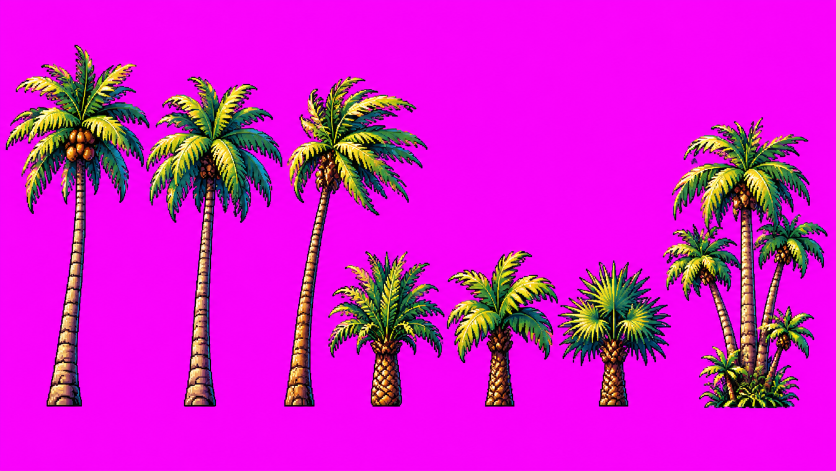
#> input picture assets/concept/roadside/palm-coast_palms_A_v1.png, 1672 x 941 px, found by its file name (shown at 1/2 size)
$ python make_placeholder_sprites.py ../assets/concept/roadside/palm-coast_palms_A_v1.png ../assets/concept/backgrounds/palm-coast_composite_A_v1.png
#> lines starting #> are read from the running program, lines starting #| are printed output that depends on the picture; after the words box and inside, x2 and y2 are one past the last pixel; in counts of white or black regions, pixels touching at a corner belong together
#> in make_palms, sheet is the input picture: PIL image 1672x941 RGB; mean R, G, B 212.5, 25.4, 204.8
#!/usr/bin/env python3
"""Build placeholder game sprites for the road prototype.

- Slices the round 1 palm concept sheet into individual keyed sprites.
- Turns the Palm Coast background concept into a seamless parallax strip.
- Draws a few simple pixel-art props (billboard, lifeguard tower, umbrella, lamp, hotel, bush).

These are stand-ins until production art exists.

Usage:
    python3 tools/make_placeholder_sprites.py <concept_dir> <project_dir>
"""
import os
import sys

from PIL import Image, ImageDraw

PALM_NAMES = ["palm_tall_a", "palm_tall_b", "palm_lean", "palm_short_a", "palm_short_b", "palm_fan", "palm_cluster"]
PALM_TARGET_HEIGHT = 190  # tallest palm, in texture pixels


def is_key(r, g, b):
    """Magenta key plus the pink fringe the generator leaves around edges."""
    return (r > 150 and b > 150 and g < 120) or (r - g > 90 and b - g > 90)


def key_out(img):
    img = img.convert("RGBA")
    px = img.load()
    w, h = img.size
#> w = 1672; h = 941
    for y in range(h):
        for x in range(w):
            r, g, b, _ = px[x, y]
            if is_key(r, g, b):
                px[x, y] = (0, 0, 0, 0)
    return img


def components(img, step=2, min_area=400):
    """Connected opaque regions (on a downsampled mask), as full-res bounding boxes, left to right."""
#> called with step = 2, min_area = 400
    alpha = img.getchannel("A")
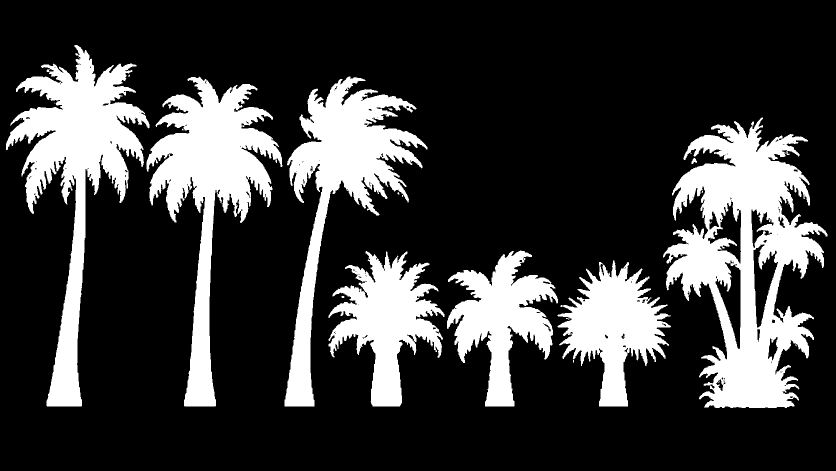
#> alpha: PIL image 1672x941 L (shown at 1/2 size); 23% white; 23 white regions (13 under 20 px), largest, box (x1, y1, x2, y2) and area: (1326, 235, 1655, 816) 90628, (12, 90, 299, 813) 62495, (293, 153, 565, 813) 58668
    w, h = img.size[0] // step, img.size[1] // step
#> w = 836; h = 470
    small = alpha.resize((w, h), Image.NEAREST).load()
    seen = [[False] * w for _ in range(h)]
    label = [[-1] * w for _ in range(h)]
    boxes = []
    for sy in range(h):
        for sx in range(w):
            if seen[sy][sx] or small[sx, sy] == 0:
                continue
            stack, area, cells = [(sx, sy)], 0, []
            seen[sy][sx] = True
            x0, y0, x1, y1 = sx, sy, sx, sy
            while stack:
                x, y = stack.pop()
                area += 1
                cells.append((x, y))
                x0, y0, x1, y1 = min(x0, x), min(y0, y), max(x1, x), max(y1, y)
                for nx, ny in ((x + 1, y), (x - 1, y), (x, y + 1), (x, y - 1)):
                    if 0 <= nx < w and 0 <= ny < h and not seen[ny][nx] and small[nx, ny] > 0:
                        seen[ny][nx] = True
                        stack.append((nx, ny))
            if area >= min_area:
                for x, y in cells:
                    label[y][x] = len(boxes)
                boxes.append(((x0 * step, y0 * step, (x1 + 1) * step, (y1 + 1) * step), len(boxes)))
    return sorted(boxes, key=lambda b: b[0][0]), label, step


def pixelate_down(img, scale):
    w, h = img.size
    nw, nh = max(1, round(w * scale)), max(1, round(h * scale))
    rgb = img.convert("RGBA").resize((nw, nh), Image.BOX)
    px = rgb.load()
    for y in range(nh):
        for x in range(nw):
            r, g, b, a = px[x, y]
            px[x, y] = (r, g, b, 255) if a >= 140 else (0, 0, 0, 0)
    return rgb


def make_palms(concept_dir, out_dir):
    sheet = Image.open(os.path.join(concept_dir, "roadside", "palm-coast_palms_A_v1.png"))
    keyed = key_out(sheet)
    crops = []
    boxes, label, step = components(keyed)
#> boxes = [((12, 90, 298, 812), 0), ((292, 154, 564, 812), 2), ((568, 152, 854, 812), 1), ((656, 502, 888, 812), 5), ((894, 500, 1116, 812), 4), ((1114, 520, 1342, 812), 6), ((1326, 234, 1654, 816), 3)]; label = 470 items; step = 2
    for box, comp in boxes:
        part = keyed.crop(box)
        px = part.load()
        for y in range(part.height):
            for x in range(part.width):
                ly, lx = (box[1] + y) // step, (box[0] + x) // step
                if ly >= len(label) or lx >= len(label[0]) or label[ly][lx] != comp:
                    px[x, y] = (0, 0, 0, 0)
        crops.append(part.crop(part.getbbox()))
#> this loop made 7 passes
#> (box, comp) on passes 1 to 7: ((12, 90, 298, 812), 0), ((292, 154, 564, 812), 2), ((568, 152, 854, 812), 1), ((656, 502, 888, 812), 5), ((894, 500, 1116, 812), 4), ((1114, 520, 1342, 812), 6), ((1326, 234, 1654, 816), 3)
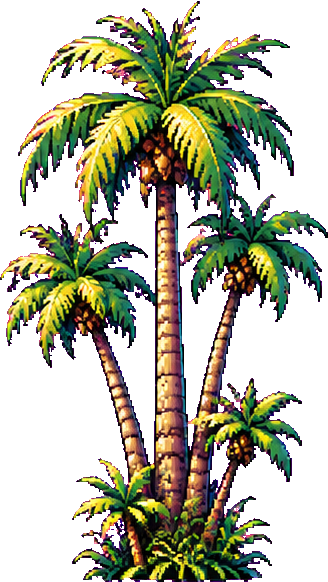
#> part: PIL image 328x582 RGBA; mean R, G, B, A 44.3, 45.8, 27, 117.8; transparent parts drawn white
#> after the loop, crops = 7 items
    tallest = max(c.height for c in crops)
#> tallest = 722
    scale = PALM_TARGET_HEIGHT / tallest
#> scale = 0.263
    os.makedirs(out_dir, exist_ok=True)
    for name, crop in zip(PALM_NAMES, crops):
        sprite = pixelate_down(crop, scale)
        sprite.save(os.path.join(out_dir, name + ".png"))
        print("palm", name, sprite.size)
#> this loop made 7 passes
#> (name, w in pixelate_down, h in pixelate_down, nw in pixelate_down, nh in pixelate_down) on passes 1 to 7: ('palm_tall_a', 286, 722, 75, 190), ('palm_tall_b', 271, 658, 71, 173), ('palm_lean', 285, 659, 75, 173), ('palm_short_a', 231, 310, 61, 82), ('palm_short_b', 222, 311, 58, 82), ('palm_fan', 227, 291, 60, 77), ('palm_cluster', 328, 581, 86, 153)
#| palm palm_tall_a (75, 190)
#| palm palm_tall_b (71, 173)
#| palm palm_lean (75, 173)
#| palm palm_short_a (61, 82)
#| palm palm_short_b (58, 82)
#| palm palm_fan (60, 77)
#| palm palm_cluster (86, 153)
#> pass 1, in make_palms, `sprite = pixelate_down(crop, scale)`:
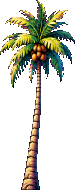
#> sprite: PIL image 75x190 RGBA; mean R, G, B, A 30.3, 30, 19.1, 73.7; transparent parts drawn white
#> after the loop:
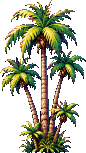
#> sprite: PIL image 86x153 RGBA; mean R, G, B, A 44.1, 46, 26.6, 116.4; transparent parts drawn white


def make_background(concept_dir, out_path):
    src = Image.open(os.path.join(concept_dir, "backgrounds", "palm-coast_composite_A_v1.png")).convert("RGB")
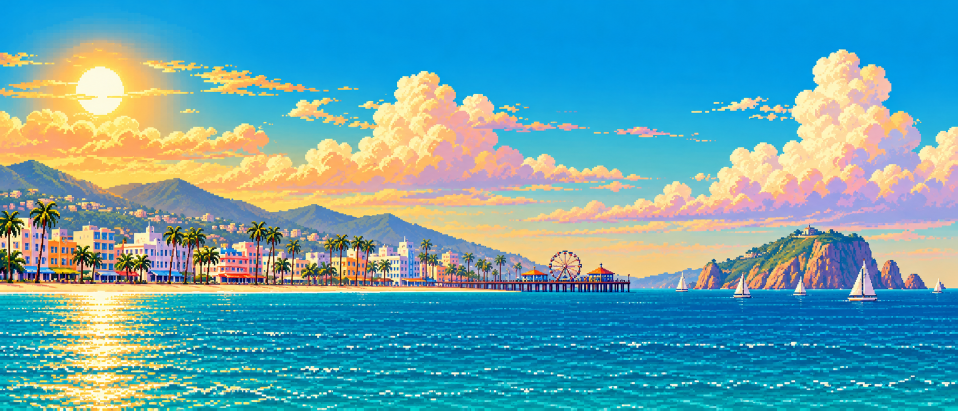
#> input picture assets/concept/backgrounds/palm-coast_composite_A_v1.png, 1916 x 821 px, found by its file name (shown at 1/2 size)
#> src is the input picture: PIL image 1916x821 RGB; mean R, G, B 101.9, 164.4, 175.4
    horizon = 584  # sea horizon / beach line in the concept
    strip = src.crop((0, 0, src.width, horizon))
    width = 1280
    height = round(strip.height * width / strip.width)
#> height = 390
    strip = strip.resize((width, height), Image.BOX)
#> strip: PIL image 1280x390 RGB
    seamless = Image.new("RGB", (width * 2, height))
#> seamless: PIL image 2560x390 RGB; every value is 0
    seamless.paste(strip, (0, 0))
    seamless.paste(strip.transpose(Image.FLIP_LEFT_RIGHT), (width, 0))
    seamless = seamless.quantize(colors=96, method=Image.MEDIANCUT).convert("RGB")
    os.makedirs(os.path.dirname(out_path), exist_ok=True)
    seamless.save(out_path)
    print("background", seamless.size)
#| background (2560, 390)


def canvas(w, h):
#> called with w = 96, h = 76
    img = Image.new("RGBA", (w, h), (0, 0, 0, 0))
#> img: PIL image 96x76 RGBA; every value is 0
    return img, ImageDraw.Draw(img)


def make_billboard(path):
    img, d = canvas(96, 76)
    for x in (18, 74):
        d.rectangle((x, 44, x + 4, 75), fill=(70, 52, 40))
        d.rectangle((x + 1, 44, x + 1, 75), fill=(110, 84, 62))
    d.rectangle((0, 0, 95, 50), fill=(40, 34, 52))
    top, bottom = (255, 120, 60), (255, 214, 110)
    for y in range(3, 48):
        t = (y - 3) / 44
        c = tuple(round(top[i] + (bottom[i] - top[i]) * t) for i in range(3))
        d.line((3, y, 92, y), fill=c)
    d.ellipse((34, 16, 62, 44), fill=(255, 244, 190))
    for y in range(30, 48, 4):
        d.line((3, y, 92, y), fill=(240, 96, 70))
    d.rectangle((3, 40, 92, 47), fill=(30, 110, 150))
    d.line((14, 47, 18, 18), fill=(40, 30, 40), width=2)
    for dx, dy in ((-8, -2), (8, -2), (-6, 3), (7, 4), (0, -5)):
        d.line((18, 18, 18 + dx, 18 + dy), fill=(40, 30, 40), width=2)
    d.rectangle((0, 0, 95, 50), outline=(20, 16, 28))
    img.save(path)


def make_lifeguard(path):
    img, d = canvas(60, 76)
#> in canvas (call 2), `img = Image.new("RGBA", (w, h), (0, 0, 0, 0))`: img: PIL image 60x76 RGBA; every value is 0
    leg = (220, 220, 230)
    for x in (10, 46):
        d.line((x, 40, x + (4 if x < 30 else -4), 75), fill=leg, width=3)
    d.line((12, 58, 46, 58), fill=leg, width=2)
    d.rectangle((6, 38, 54, 42), fill=(200, 200, 210))
    d.rectangle((10, 18, 50, 38), fill=(120, 200, 220))
    d.rectangle((16, 22, 44, 32), fill=(40, 70, 100))
    d.polygon([(4, 18), (56, 18), (46, 6), (14, 6)], fill=(220, 50, 50))
    d.line((4, 18, 56, 18), fill=(150, 30, 30))
    d.line((52, 40, 60, 75), fill=(200, 180, 140), width=3)
    d.line((28, 6, 28, 0), fill=(90, 70, 50))
    d.polygon([(28, 0), (36, 2), (28, 4)], fill=(255, 190, 40))
    img.save(path)


def make_umbrella(path):
    img, d = canvas(44, 40)
#> in canvas (call 3), `img = Image.new("RGBA", (w, h), (0, 0, 0, 0))`: img: PIL image 44x40 RGBA; every value is 0
    d.line((22, 8, 22, 39), fill=(240, 240, 240), width=2)
    d.pieslice((2, 0, 42, 22), 180, 360, fill=(230, 60, 60))
    for i, x in enumerate(range(2, 42, 8)):
        if i % 2:
            d.pieslice((2, 0, 42, 22), 180 + i * 36, 180 + (i + 1) * 36, fill=(250, 250, 245))
    d.rectangle((6, 34, 38, 39), fill=(60, 150, 220))
    d.line((6, 36, 38, 36), fill=(250, 220, 90))
    img.save(path)


def make_lamp(path):
    img, d = canvas(24, 100)
#> in canvas (call 4), `img = Image.new("RGBA", (w, h), (0, 0, 0, 0))`: img: PIL image 24x100 RGBA; every value is 0
    d.rectangle((10, 12, 13, 99), fill=(60, 66, 80))
    d.rectangle((8, 92, 15, 99), fill=(45, 50, 62))
    d.line((12, 12, 4, 6), fill=(60, 66, 80), width=3)
    d.rectangle((0, 4, 8, 8), fill=(250, 240, 200))
    d.line((12, 12, 20, 6), fill=(60, 66, 80), width=3)
    d.rectangle((16, 4, 23, 8), fill=(250, 240, 200))
    img.save(path)


def make_hotel(path):
    img, d = canvas(128, 100)
#> in canvas (call 5), `img = Image.new("RGBA", (w, h), (0, 0, 0, 0))`: img: PIL image 128x100 RGBA; every value is 0
    d.rectangle((4, 10, 123, 99), fill=(250, 196, 196))
    d.rectangle((4, 10, 123, 16), fill=(240, 150, 160))
    d.rectangle((50, 0, 78, 12), fill=(250, 196, 196))
    d.rectangle((54, 3, 74, 9), fill=(70, 200, 210))
    for row in range(4):
        for col in range(7):
            x = 12 + col * 16
            y = 22 + row * 16
            d.rectangle((x, y, x + 8, y + 9), fill=(80, 160, 200))
            d.line((x, y + 10, x + 8, y + 10), fill=(255, 255, 255))
    d.rectangle((4, 86, 123, 90), fill=(60, 180, 170))
    for x in range(4, 124, 8):
        d.polygon([(x, 90), (x + 8, 90), (x + 4, 94)], fill=(60, 180, 170))
    d.rectangle((54, 90, 74, 99), fill=(60, 40, 50))
    img.save(path)
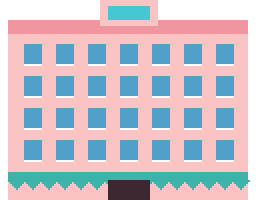
#> saved as hotel.png: PIL image 128x100 RGBA (shown 2 times larger); mean R, G, B, A 166, 157.7, 165.9, 221; transparent parts drawn white


def make_bush(path):
    img, d = canvas(40, 24)
#> in canvas (call 6), `img = Image.new("RGBA", (w, h), (0, 0, 0, 0))`: img: PIL image 40x24 RGBA; every value is 0
    d.ellipse((0, 6, 22, 24), fill=(46, 120, 50))
    d.ellipse((14, 2, 40, 24), fill=(56, 140, 58))
    d.ellipse((8, 0, 28, 18), fill=(70, 160, 66))
    for x, y in ((10, 6), (20, 4), (28, 10), (6, 14), (32, 16), (16, 12)):
        d.rectangle((x, y, x + 2, y + 2), fill=(240, 80, 120))
    img.save(path)
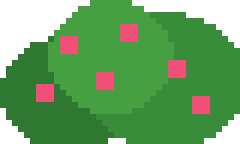
#> saved as bush.png: PIL image 40x24 RGBA (shown 6 times larger); mean R, G, B, A 57.7, 111.5, 51.1, 205.1; transparent parts drawn white


def main():
    concept_dir, project_dir = sys.argv[1], sys.argv[2]
    roadside = os.path.join(project_dir, "assets", "sprites", "roadside", "palm_coast")
    make_palms(concept_dir, roadside)
    make_background(concept_dir, os.path.join(project_dir, "assets", "sprites", "backgrounds", "palm_coast_far.png"))
    make_billboard(os.path.join(roadside, "billboard.png"))
    make_lifeguard(os.path.join(roadside, "lifeguard_tower.png"))
    make_umbrella(os.path.join(roadside, "umbrella.png"))
    make_lamp(os.path.join(roadside, "lamp_post.png"))
    make_hotel(os.path.join(roadside, "hotel.png"))
    make_bush(os.path.join(roadside, "bush.png"))


if __name__ == "__main__":
    main()
